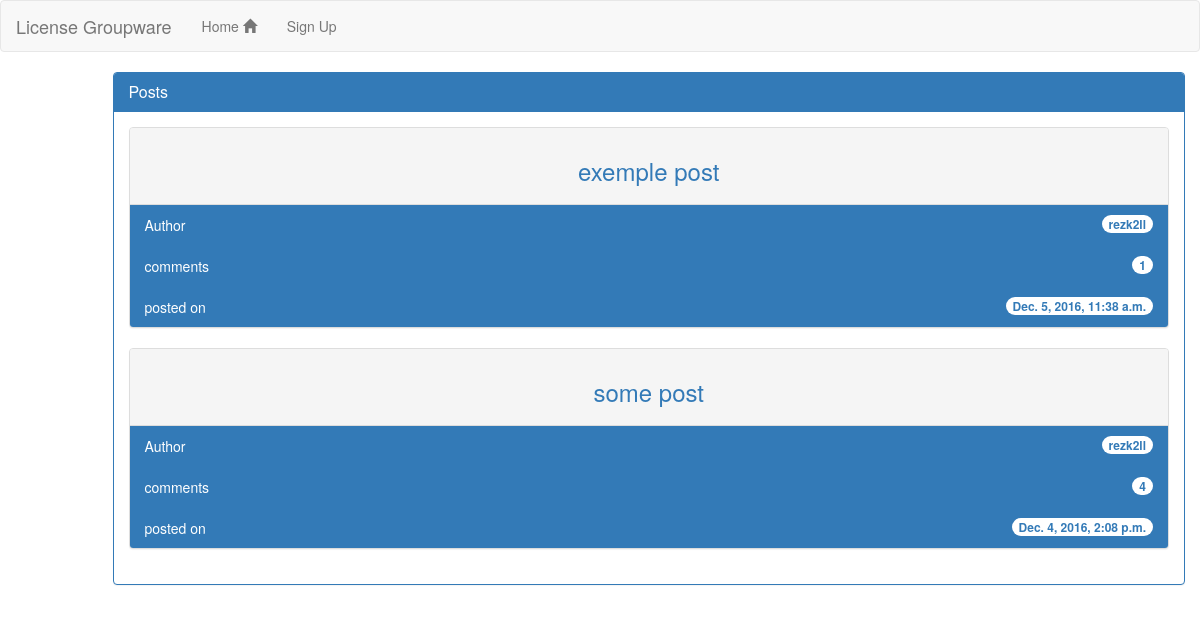
/blog, run on an earlier commit of the app's database.
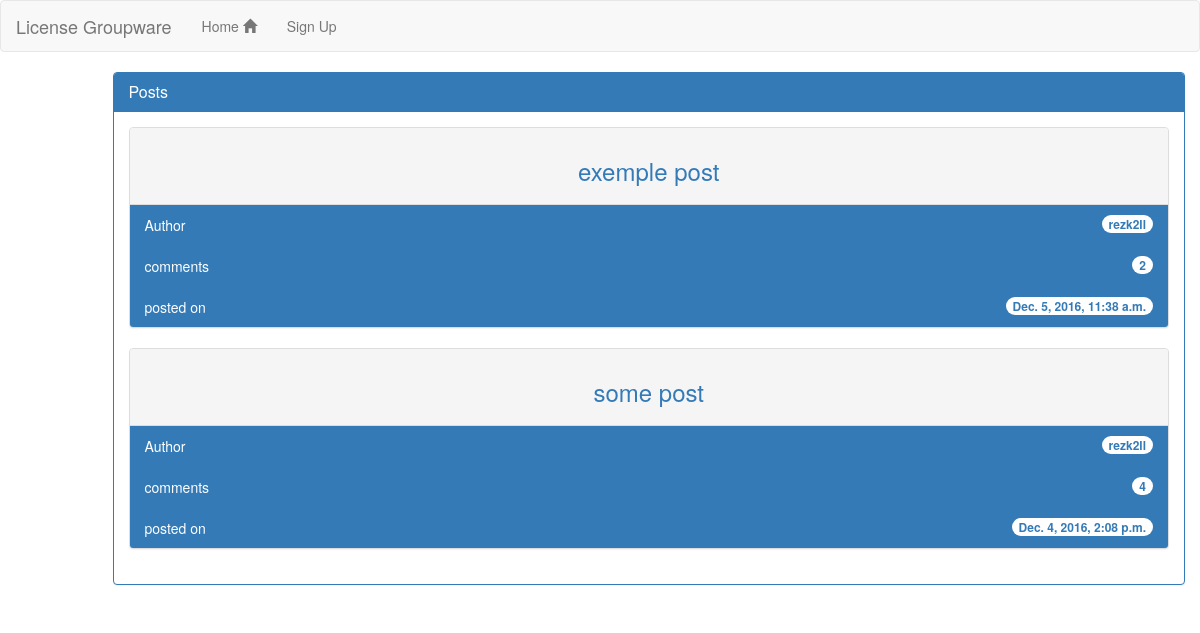
And on a later commit of the database.
### blog/models.py (models this page shows)
class Post(models.Model):
    author  = models.ForeignKey(User)
    title   = models.CharField(max_length=100)
    body    = models.TextField()
    date    = models.DateTimeField(auto_now_add=True)
    comments= models.IntegerField(blank=True , default=0)

### blog/views.py (the view)
# urls.py: url(r'^blog$',viewPosts),
def viewPosts(request):
    postlist = Post.objects.all().order_by('date')
    return render(request , 'posts.html' , {'posts' : postlist[::-1] , 'nposts' : len(postlist)})

### templates/posts.html (shortened to what this page needs)
{% extends 'base.html' %}
{% block content %}
<div class="col-md-15 col-md-offset-1">
  <div class="panel panel-primary">
    <div class="panel-heading">
      <h2 class="panel-title">Posts {% if user.is_staff %}<a href="/blog/new" class="pull-right"> <span class="glyphicon glyphicon-file pull-right"> </span> New </a> {% endif %}</h2>
    </div>
    <div class="panel-body">
      {% if nposts > 0 %}
      {% for post in posts %}
      <div class="panel panel-default">
        <div class="panel-heading text-center">
          <h3> <a href="/blog/{{post.id}}" class="blog-post-title">{{ post.title }}</a> </h3>
        </div>
        <ul class="list-group">
          <li class="list-group-item active">
            <span class="badge"> {{ post.author }}</span>
            Author
          </li>
          <li class="list-group-item active">
            <span class="badge">{{ post.comments }}</span>
            comments
          </li>
          <li class="list-group-item active">
            <span class="badge">{{ post.date }}</span>
          posted on
        </li>
        </ul>
      </div>
      {% endfor %}
      {% else %}
      <div class="alert alert-warning" role="alert"><strong>Sorry ! </strong>No Articles Are available yet</div>
      {% endif %}
    </div>
  </div>
</div>
{% endblock %}

What changed in the data, as far as the page shows it:
changed Post "exemple post": comments "1" → "2"
